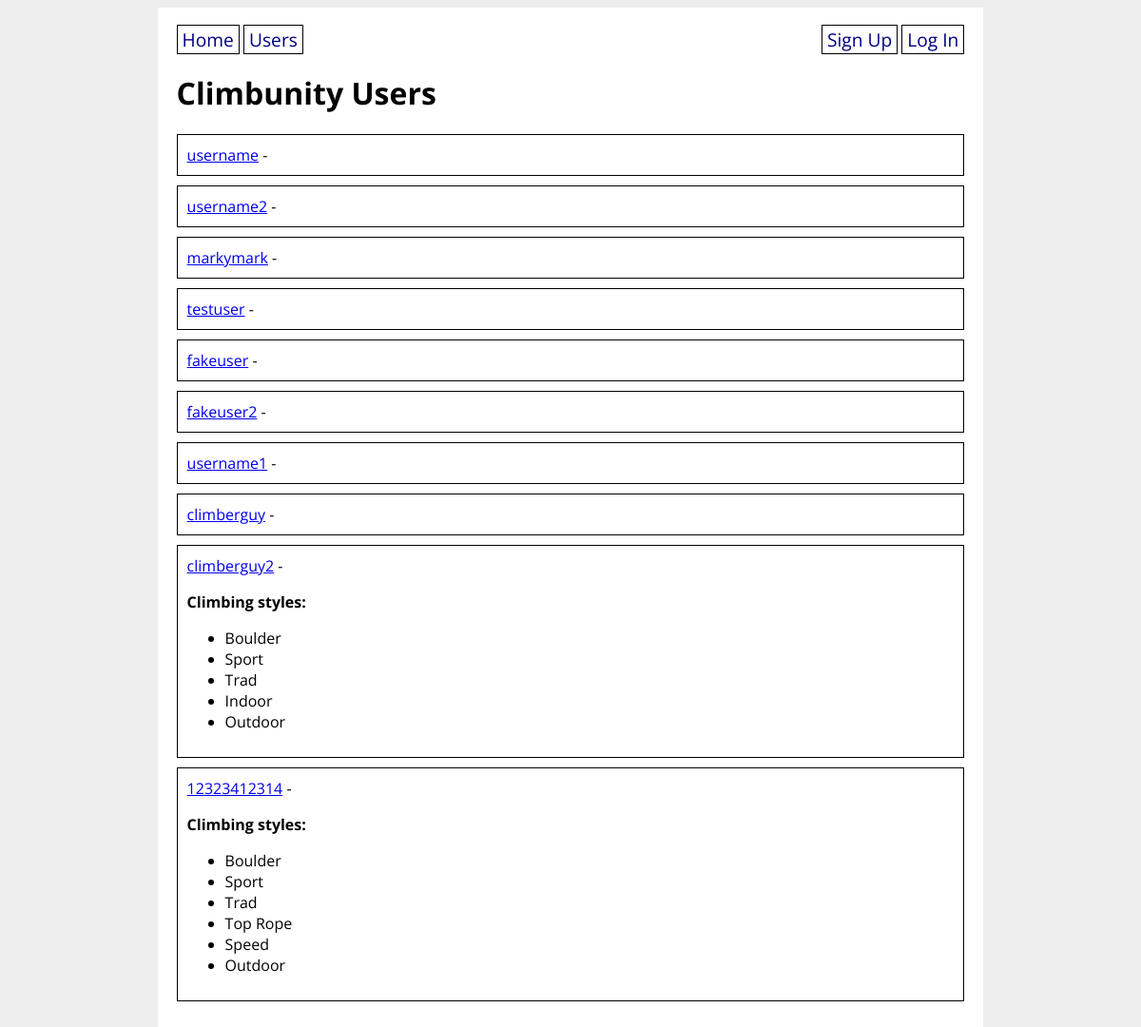
/users, run on an earlier commit of the app's database.
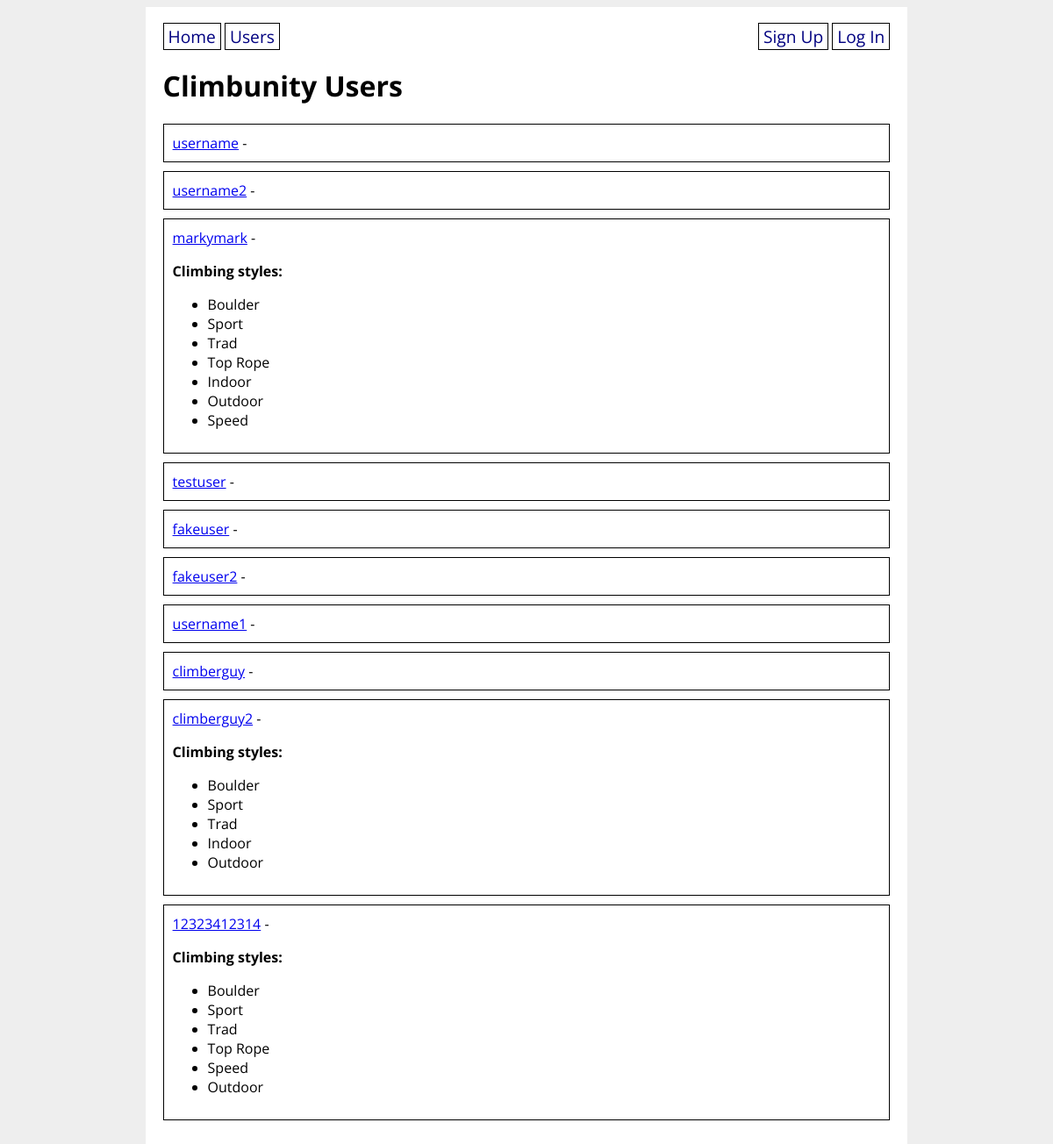
And on a later commit of the database.
### climbunity_app/models.py (models this page shows, shortened)
class User(UserMixin, db.Model):
    id = db.Column(db.Integer, primary_key=True)
    username = db.Column(db.String(80), nullable=False, unique=True)
    password = db.Column(db.String(200), nullable=False)
    email = db.Column(db.String(200), nullable=False)
    first_name = db.Column(db.String(50), nullable=False)
    last_name = db.Column(db.String(50), nullable=False)
    address = db.Column(db.String(200), nullable=False)
    has_gear = db.Column(db.Boolean, nullable=False)
    user_projects = db.relationship('Route',
        secondary='user_project_lists', back_populates='projecting_users'
    )
    user_appointments = db.relationship('Appointment',
        secondary='appointment_guests', back_populates='appointment_attendants'
    )
    user_does_styles = db.relationship('Style',
        secondary='user_style_lists', back_populates='climber_styles'
    )

class Style(db.Model):
    id = db.Column(db.Integer, primary_key=True)
    style = db.Column(db.String(8))
    climber_styles = db.relationship('User',
        secondary='user_style_lists', back_populates='user_does_styles'
    )
    route_styles = db.relationship('Route',
        secondary='route_style_lists', back_populates='possible_route_styles'
    )
    def __str__(self):
        return f'{self.style}'

### climbunity_app/main/routes.py (the view)
@main.route('/users', methods=['GET', 'POST'])
def all_users():
    users = User.query.all()
    return render_template('all_users.html', users=users)

### climbunity_app/templates/all_users.html
{% extends 'base.html' %}
{% block content %}
<h1>Climbunity Users</h1>
{% for user in users %}
<div class="user">
    <a href="/profile/{{ user.id }}">{{ user.username }}</a> -
    {% if user.user_does_styles %}
    <p><strong>Climbing styles:</strong></p>
        <ul>
        {% for style in user.user_does_styles %}
            <li>{{ style }}</li>
        {% endfor %}
        </ul>
    {% endif %}
</div>
{% endfor %}
{% endblock %}

### climbunity_app/templates/base.html (shortened to what this page needs)
<!DOCTYPE html>
<html>
    <head>
        <link rel="stylesheet" href="/static/style.css">
    </head>
    <body>
        <div id="content">
            <nav>
                <div>
                    <a href="/">Home</a>
                    <a href="/users">Users</a>
                </div>
                <div>
                    {% if current_user.is_authenticated %}
                        <a href="/new_venue">New Venue</a>
                        <a href="/new_route">New Route</a>
                        <a href="/new_appointment">New Appointment</a>
                        <a href="/logout">Log Out</a>
                    {% else %}
                        <a href="/signup">Sign Up</a>
                        <a href="/login">Log In</a>
                    {% endif %}
                </div>
            </nav>
            {% block content %}{% endblock %}
        </div>
    </body>
</html>

### climbunity_app/static/style.css (style rules this page uses)
body { display: flex; flex-direction: column; align-items: center; background-color: #eee; font-family: 'Open Sans', sans-serif; }
#content { width: 70%; background-color: white; padding: 20px; }
nav { width: 100%; display: flex; flex-direction: row; justify-content: space-between; }
nav a { color: navy; text-decoration: none; border: 1px solid black; padding: 1px 5px; font-size: 1.2em; }
.user { border: 1px solid black; padding: 10px; margin-bottom: 10px; }

What changed in the data, as far as the page shows it:
changed User "markymark": gains Style (style "Boulder"); gains Style (style "Sport"); gains Style (style "Trad"); gains Style (style "Top Rope"); gains Style (style "Indoor"); gains Style (style "Outdoor"); gains Style (style "Speed"); now shows "Climbing styles:"
